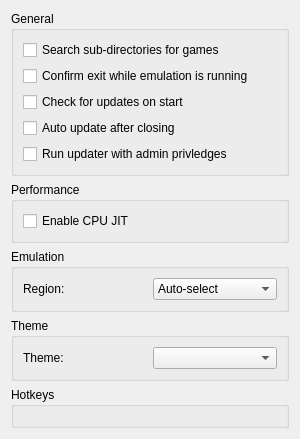
<?xml version="1.0" encoding="UTF-8"?>
<ui version="4.0">
 <class>ConfigureGeneral</class>
 <widget class="QWidget" name="ConfigureGeneral">
  <property name="geometry">
   <rect>
    <x>0</x>
    <y>0</y>
    <width>300</width>
    <height>377</height>
   </rect>
  </property>
  <property name="windowTitle">
   <string>Form</string>
  </property>
  <layout class="QHBoxLayout" name="horizontalLayout">
   <item>
    <layout class="QVBoxLayout" name="verticalLayout">
     <item>
      <widget class="QGroupBox" name="groupBox">
       <property name="title">
        <string>General</string>
       </property>
       <layout class="QHBoxLayout" name="horizontalLayout_3">
        <item>
         <layout class="QVBoxLayout" name="verticalLayout_2">
          <item>
           <widget class="QCheckBox" name="toggle_deepscan">
            <property name="text">
             <string>Search sub-directories for games</string>
            </property>
           </widget>
          </item>
          <item>
           <widget class="QCheckBox" name="toggle_check_exit">
            <property name="text">
             <string>Confirm exit while emulation is running</string>
            </property>
           </widget>
          </item>
          <item>
           <widget class="QCheckBox" name="toggle_update_check">
            <property name="text">
             <string>Check for updates on start</string>
            </property>
           </widget>
          </item>
          <item>
           <widget class="QCheckBox" name="toggle_auto_update">
            <property name="text">
             <string>Auto update after closing</string>
            </property>
           </widget>
          </item>
          <item>
           <widget class="QCheckBox" name="toggle_admin_priv">
            <property name="text">
             <string>Run updater with admin privledges</string>
            </property>
           </widget>
          </item>
         </layout>
        </item>
       </layout>
      </widget>
     </item>
     <item>
      <widget class="QGroupBox" name="groupBox_2">
       <property name="title">
        <string>Performance</string>
       </property>
       <layout class="QHBoxLayout" name="horizontalLayout_7">
        <item>
         <layout class="QVBoxLayout" name="verticalLayout_5">
          <item>
           <widget class="QCheckBox" name="toggle_cpu_jit">
            <property name="text">
             <string>Enable CPU JIT</string>
            </property>
           </widget>
          </item>
         </layout>
        </item>
       </layout>
      </widget>
     </item>
     <item>
      <widget class="QGroupBox" name="groupBox_4">
       <property name="title">
        <string>Emulation</string>
       </property>
       <layout class="QHBoxLayout" name="horizontalLayout_5">
        <item>
         <layout class="QVBoxLayout" name="verticalLayout_6">
          <item>
           <layout class="QHBoxLayout" name="horizontalLayout_6">
            <item>
             <widget class="QLabel" name="label">
              <property name="text">
               <string>Region:</string>
              </property>
             </widget>
            </item>
            <item>
             <widget class="QComboBox" name="region_combobox">
              <item>
               <property name="text">
                <string>Auto-select</string>
               </property>
              </item>
              <item>
               <property name="text">
                <string notr="true">JPN</string>
               </property>
              </item>
              <item>
               <property name="text">
                <string notr="true">USA</string>
               </property>
              </item>
              <item>
               <property name="text">
                <string notr="true">EUR</string>
               </property>
              </item>
              <item>
               <property name="text">
                <string notr="true">AUS</string>
               </property>
              </item>
              <item>
               <property name="text">
                <string notr="true">CHN</string>
               </property>
              </item>
              <item>
               <property name="text">
                <string notr="true">KOR</string>
               </property>
              </item>
              <item>
               <property name="text">
                <string notr="true">TWN</string>
               </property>
              </item>
             </widget>
            </item>
           </layout>
          </item>
         </layout>
        </item>
       </layout>
      </widget>
     </item>
     <item>
      <widget class="QGroupBox" name="theme_group_box">
       <property name="title">
        <string>Theme</string>
       </property>
       <layout class="QHBoxLayout" name="theme_qhbox_layout">
        <item>
         <layout class="QVBoxLayout" name="theme_qvbox_layout">
          <item>
           <layout class="QHBoxLayout" name="theme_qhbox_layout_2">
            <item>
             <widget class="QLabel" name="theme_label">
              <property name="text">
               <string>Theme:</string>
              </property>
             </widget>
            </item>
            <item>
             <widget class="QComboBox" name="theme_combobox"/>
            </item>
           </layout>
          </item>
         </layout>
        </item>
       </layout>
      </widget>
     </item>
     <item>
      <widget class="QGroupBox" name="groupBox_3">
       <property name="title">
        <string>Hotkeys</string>
       </property>
       <layout class="QHBoxLayout" name="horizontalLayout_4">
        <item>
         <layout class="QVBoxLayout" name="verticalLayout_4">
          <item>
           <widget class="GHotkeysDialog" name="widget" native="true"/>
          </item>
         </layout>
        </item>
       </layout>
      </widget>
     </item>
    </layout>
   </item>
  </layout>
 </widget>
 <customwidgets>
  <customwidget>
   <class>GHotkeysDialog</class>
   <extends>QWidget</extends>
   <header>hotkeys.h</header>
   <container>1</container>
  </customwidget>
 </customwidgets>
 <resources/>
 <connections/>
</ui>
